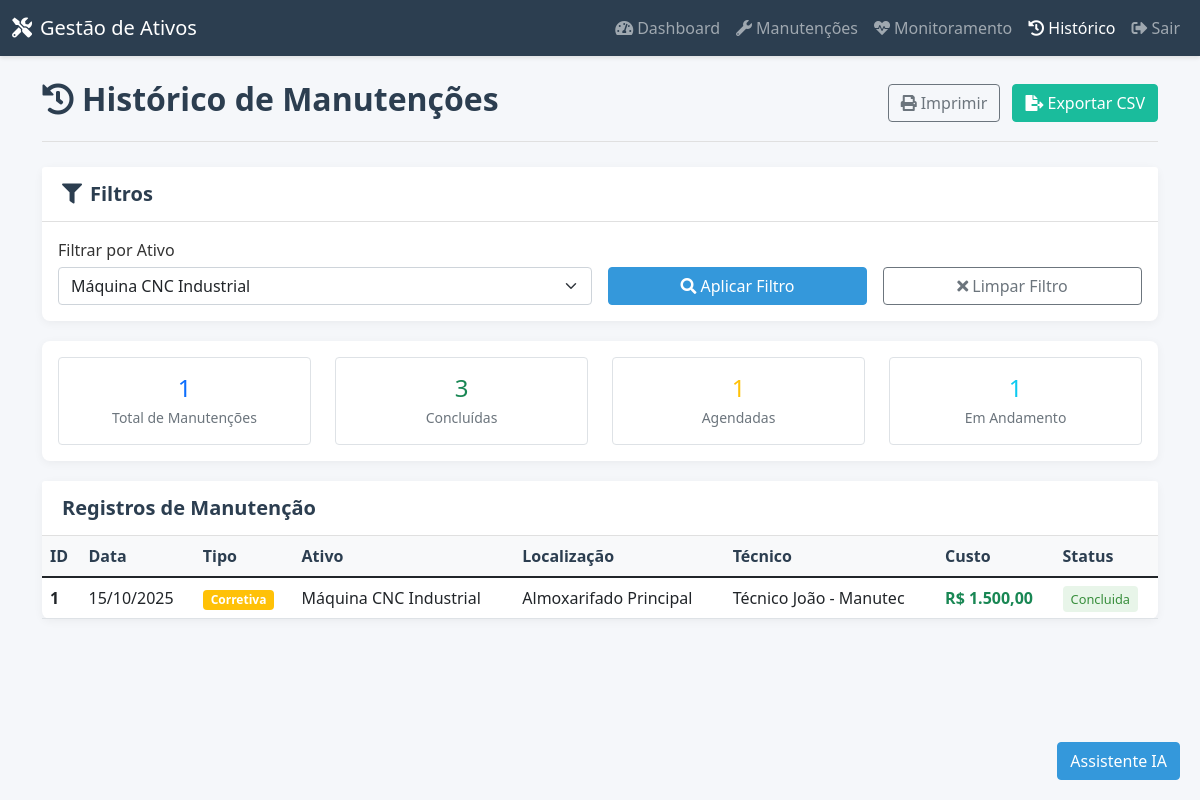
Page /views/historico/index.php?ativo_id=3 (signed in) on the committed database.
### tables this page shows
CREATE TABLE `manutencoes` (
  `id` int(11) NOT NULL,
  `ativo_id` int(11) DEFAULT NULL,
  `tipo` enum('preventiva','corretiva') NOT NULL,
  `data_manutencao` date NOT NULL,
  `data_proxima` date DEFAULT NULL,
  `responsavel_tecnico` varchar(100) DEFAULT NULL,
  `custo` decimal(10,2) DEFAULT NULL,
  `descricao` text DEFAULT NULL,
  `status` enum('agendada','em_andamento','concluida','cancelada') NOT NULL,
  `created_at` timestamp NOT NULL DEFAULT current_timestamp(),
  `localizacao_id` int(11) DEFAULT NULL
);

### views/historico/index.php (the view, shortened to what this page needs)
<?php
$dbHost = '127.0.0.1';
$dbUser = 'root';
$dbPass = '';
$dbName = 'gestao_ativos';
$mysqli = new mysqli($dbHost, $dbUser, $dbPass, $dbName);
$page = max(1, (int)($_GET['page'] ?? 1));
$limit = 25;
$offset = ($page - 1) * $limit;
$ativos = [];
$resAt = $mysqli->query("SELECT id, nome FROM ativos ORDER BY nome");
if ($resAt) {
	while ($r = $resAt->fetch_assoc()) $ativos[] = $r;
}
$ativo_id = isset($_GET['ativo_id']) && $_GET['ativo_id'] !== '' ? (int)$_GET['ativo_id'] : null;
$manutencoes = [];
if ($ativo_id) {
	$stmt = $mysqli->prepare("SELECT m.id, m.data_manutencao, m.tipo, COALESCE(a.nome,'-') AS ativo, COALESCE(l.descricao,'-') AS localizacao, m.responsavel_tecnico, m.custo, m.descricao, m.status
								FROM manutencoes m
								LEFT JOIN ativos a ON m.ativo_id = a.id
								LEFT JOIN localizacoes l ON m.localizacao_id = l.id
								WHERE m.ativo_id = ?
								ORDER BY m.data_manutencao DESC, m.created_at DESC
								LIMIT ? OFFSET ?");
	$stmt->bind_param("iii", $ativo_id, $limit, $offset);
	$stmt->execute();
	$res = $stmt->get_result();
}
if ($res) {
	while ($r = $res->fetch_assoc()) $manutencoes[] = $r;
}
if ($ativo_id) {
	$stmtT = $mysqli->prepare("SELECT COUNT(*) AS total FROM manutencoes WHERE ativo_id = ?");
	$stmtT->bind_param("i", $ativo_id);
	$stmtT->execute();
	$total = $stmtT->get_result()->fetch_assoc()['total'];
} else {
	$totalRes = $mysqli->query("SELECT COUNT(*) AS total FROM manutencoes");
	$total = $totalRes ? (int)$totalRes->fetch_assoc()['total'] : 0;
}
?>
<!DOCTYPE html>
<html lang="pt-br">
<head>
	<link href="https://cdn.jsdelivr.net/npm/bootstrap@5.1.3/dist/css/bootstrap.min.css" rel="stylesheet">
	<link rel="stylesheet" href="https://cdnjs.cloudflare.com/ajax/libs/font-awesome/5.15.4/css/all.min.css">
</head>
<body>
<nav class="navbar navbar-expand-lg navbar-dark no-print">
	<div class="container-fluid">
		<a class="navbar-brand" href="../dashboard/index.php">
			<i class="fas fa-tools me-2"></i>Gestão de Ativos
		</a>
		<div class="navbar-nav">
			<a class="nav-link" href="../dashboard/index.php">
				<i class="fas fa-tachometer-alt me-1"></i>Dashboard
			</a>
			<a class="nav-link" href="../manutencao/index.php">
				<i class="fas fa-wrench me-1"></i>Manutenções
			</a>
			<a class="nav-link" href="../monitoramento/index.php">
				<i class="fas fa-heartbeat me-1"></i>Monitoramento
			</a>
			<a class="nav-link active" href="index.php">
				<i class="fas fa-history me-1"></i>Histórico
			</a>
			<a class="nav-link" href="../auth/logout.php">
				<i class="fas fa-sign-out-alt me-1"></i>Sair
			</a>
		</div>
	</div>
</nav>
<div class="container mt-4">
	<div class="page-title">
		<div class="d-flex justify-content-between align-items-center">
			<h2><i class="fas fa-history me-2"></i>Histórico de Manutenções</h2>
			<div class="no-print">
				<button class="btn btn-outline-secondary me-2" onclick="window.print()">
					<i class="fas fa-print me-1"></i>Imprimir
				</button>
				<a href="index.php?export=csv<?= $ativo_id ? '&ativo_id=' . $ativo_id : '' ?>" class="btn btn-success">
					<i class="fas fa-file-export me-1"></i>Exportar CSV
				</a>
			</div>
		</div>
	</div>
	<div class="card no-print">
		<div class="card-header">
			<h5 class="mb-0"><i class="fas fa-filter me-2"></i>Filtros</h5>
		</div>
		<div class="card-body">
			<form method="GET" class="row g-3 align-items-end">
				<div class="col-md-6">
					<label for="ativo_id" class="form-label">Filtrar por Ativo</label>
					<select id="ativo_id" name="ativo_id" class="form-select">
						<?php foreach ($ativos as $a): ?>
							<option value="<?= htmlspecialchars($a['id']) ?>" <?= $ativo_id == $a['id'] ? 'selected' : '' ?>>
								<?= htmlspecialchars($a['nome']) ?>
							</option>
						<?php endforeach; ?>
					</select>
				</div>
				<div class="col-md-3">
					<button type="submit" class="btn btn-primary w-100">
						<i class="fas fa-search me-1"></i>Aplicar Filtro
					</button>
				</div>
				<div class="col-md-3">
					<a href="index.php" class="btn btn-outline-secondary w-100">
						<i class="fas fa-times me-1"></i>Limpar Filtro
					</a>
				</div>
			</form>
		</div>
	</div>
	<div class="card no-print">
		<div class="card-body">
			<div class="row text-center">
				<div class="col-md-3">
					<div class="border rounded p-3">
						<div class="h4 text-primary mb-1"><?= $total ?></div>
						<div class="text-muted small">Total de Manutenções</div>
					</div>
				</div>
				<div class="col-md-3">
					<div class="border rounded p-3">
						<div class="h4 text-success mb-1">
							<?php
							$resConcluidas = $mysqli->query("SELECT COUNT(*) AS total FROM manutencoes WHERE status = 'concluida'");
							$concluidas = $resConcluidas ? $resConcluidas->fetch_assoc()['total'] : 0;
							echo $concluidas;
							?>
						</div>
						<div class="text-muted small">Concluídas</div>
					</div>
				</div>
				<div class="col-md-3">
					<div class="border rounded p-3">
						<div class="h4 text-warning mb-1">
							<?php
							$resAgendadas = $mysqli->query("SELECT COUNT(*) AS total FROM manutencoes WHERE status = 'agendada'");
							$agendadas = $resAgendadas ? $resAgendadas->fetch_assoc()['total'] : 0;
							echo $agendadas;
							?>
						</div>
						<div class="text-muted small">Agendadas</div>
					</div>
				</div>
				<div class="col-md-3">
					<div class="border rounded p-3">
						<div class="h4 text-info mb-1">
							<?php
							$resAndamento = $mysqli->query("SELECT COUNT(*) AS total FROM manutencoes WHERE status = 'em_andamento'");
							$andamento = $resAndamento ? $resAndamento->fetch_assoc()['total'] : 0;
							echo $andamento;
							?>
						</div>
						<div class="text-muted small">Em Andamento</div>
					</div>
				</div>
			</div>
		</div>
	</div>
	<div class="card">
		<div class="card-header">
			<h5 class="mb-0">Registros de Manutenção</h5>
		</div>
		<div class="card-body p-0">
			<div class="table-responsive">
				<table class="table table-hover mb-0" role="table" aria-label="Tabela histórico de manutenções">
					<thead>
						<tr>
							<th scope="col">ID</th>
							<th scope="col">Data</th>
							<th scope="col">Tipo</th>
							<th scope="col">Ativo</th>
							<th scope="col">Localização</th>
							<th scope="col">Técnico</th>
							<th scope="col">Custo</th>
							<th scope="col">Status</th>
						</tr>
					</thead>
					<tbody>
						<?php if (empty($manutencoes)): ?>
							<tr>
								<td colspan="8" class="text-center py-4">
									<i class="fas fa-inbox fa-2x text-muted mb-2"></i>
									<p class="text-muted mb-0">Nenhuma manutenção encontrada.</p>
								</td>
							</tr>
						<?php else: ?>
							<?php foreach ($manutencoes as $m): ?>
								<tr>
									<td class="fw-bold"><?= htmlspecialchars($m['id']) ?></td>
									<td><?= date('d/m/Y', strtotime($m['data_manutencao'])) ?></td>
									<td>
										<span class="badge <?= $m['tipo'] === 'preventiva' ? 'bg-primary' : 'bg-warning' ?>">
											<?= htmlspecialchars(ucfirst($m['tipo'])) ?>
										</span>
									</td>
									<td><?= htmlspecialchars($m['ativo']) ?></td>
									<td><?= htmlspecialchars($m['localizacao']) ?></td>
									<td><?= htmlspecialchars($m['responsavel_tecnico']) ?></td>
									<td class="fw-bold <?= $m['custo'] > 0 ? 'text-success' : 'text-muted' ?>">
										<?= $m['custo'] !== null ? 'R$ ' . number_format((float)$m['custo'],2,',','.') : '—' ?>
									</td>
									<td>
										<span class="status-badge status-<?= $m['status'] ?>">
											<?= htmlspecialchars(ucfirst(str_replace('_',' ',$m['status']))) ?>
										</span>
									</td>
								</tr>
							<?php endforeach; ?>
						<?php endif; ?>
					</tbody>
				</table>
			</div>
		</div>
	</div>
</div>
<?php include __DIR__ . '/../includes/chatbot.php'; ?>
</body>
</html>

### views/historico/index.php (style rules this page uses)
:root { --primary-color: #2c3e50; --secondary-color: #3498db; --accent-color: #1abc9c; --light-gray: #f8f9fa; --border-color: #e0e0e0; }
body { background-color: #f5f7fa; font-family: 'Segoe UI', Tahoma, Geneva, Verdana, sans-serif; color: #333; }
.navbar { background-color: var(--primary-color) !important; box-shadow: 0 2px 4px rgba(0,0,0,0.1); }
.card { border: none; border-radius: 8px; box-shadow: 0 2px 10px rgba(0,0,0,0.05); margin-bottom: 20px; }
.card-header { background-color: white; border-bottom: 1px solid var(--border-color); font-weight: 600; padding: 15px 20px; }
h2, h5, h6 { color: var(--primary-color); font-weight: 600; }
.btn-primary { background-color: var(--secondary-color); border-color: var(--secondary-color); }
.btn-success { background-color: var(--accent-color); border-color: var(--accent-color); }
.table th { border-top: none; font-weight: 600; color: var(--primary-color); background-color: var(--light-gray); }
.table td { vertical-align: middle; }
.form-label { font-weight: 500; margin-bottom: 5px; }
.page-title { border-bottom: 1px solid var(--border-color); padding-bottom: 15px; margin-bottom: 25px; }
.status-badge { padding: 4px 8px; border-radius: 4px; font-size: 0.8rem; font-weight: 500; }
.status-concluida { background-color: #e8f5e9; color: #388e3c; }

### rows in the picture
manutencoes: id "1", data_manutencao "15/10/2025", tipo "Corretiva", ativo "Máquina CNC Industrial", localizacao "Almoxarifado Principal", responsavel_tecnico "Técnico João - Manutec", custo "1.500,00", status "Concluida"

### other values in the picture
$total "1"
$concluidas "3"
$agendadas "1"
$andamento "1"
form field ativo_id "Máquina CNC Industrial"
